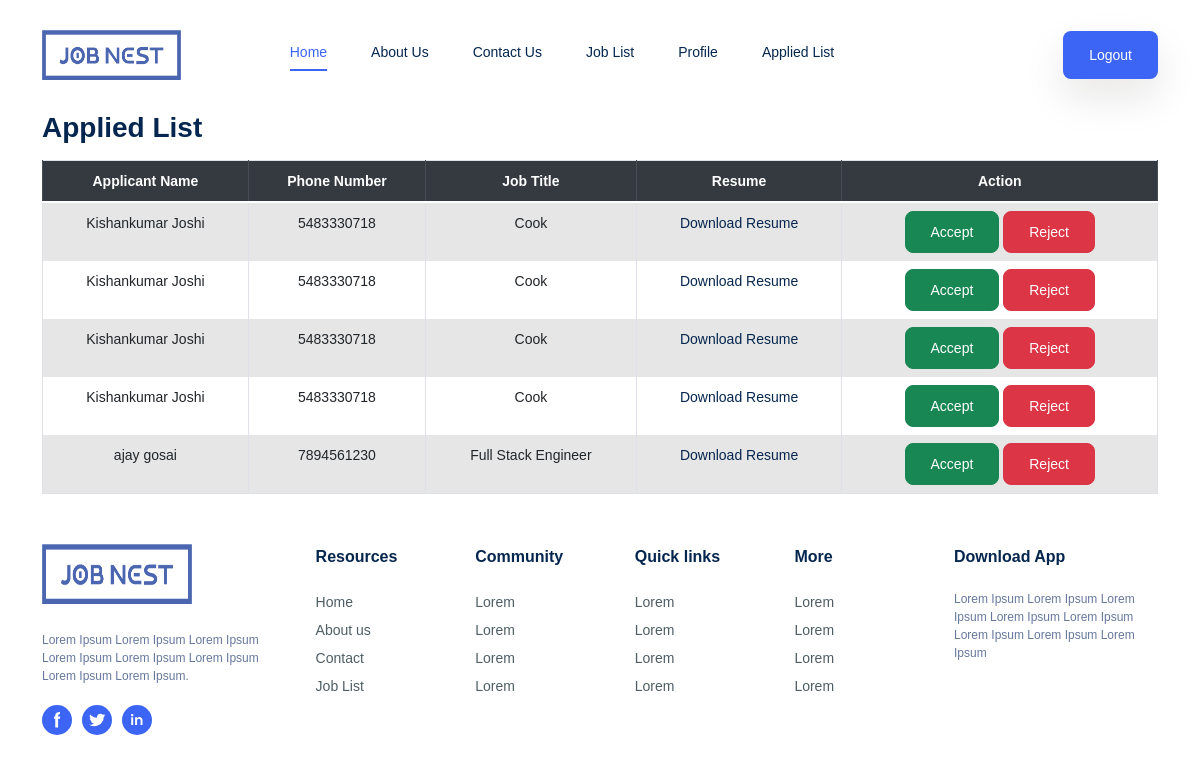
Screenshot of /applied-list.php (signed in) with the database file from the repository.
### tables this page shows
CREATE TABLE `tbl_application` (
  `Application_id` int(11) NOT NULL,
  `Job_id` int(11) NOT NULL,
  `User_id` int(11) NOT NULL,
  `Cover_Letter` blob DEFAULT NULL,
  `Resume` varchar(100) NOT NULL,
  `Applied_at` date NOT NULL,
  `status` enum('Pending','Accept','Reject') DEFAULT 'Pending'
);

CREATE TABLE `tbl_users` (
  `User_id` int(11) NOT NULL,
  `First_Name` varchar(40) NOT NULL,
  `Last_Name` varchar(40) NOT NULL,
  `Email` varchar(80) NOT NULL,
  `Password` varchar(50) NOT NULL,
  `Phone` bigint(20) NOT NULL,
  `User` varchar(20) NOT NULL,
  `Status` int(11) NOT NULL
);

CREATE TABLE `tbl_jobs` (
  `Job_id` int(11) NOT NULL,
  `Company` varchar(50) NOT NULL,
  `Logo` varchar(255) NOT NULL,
  `Title` varchar(50) NOT NULL,
  `Description` varchar(250) NOT NULL,
  `Location` varchar(250) NOT NULL,
  `Salary` float NOT NULL,
  `Industry` varchar(50) NOT NULL,
  `Job_type` varchar(50) NOT NULL,
  `Job_level` varchar(50) NOT NULL,
  `Experience` int(11) NOT NULL,
  `Deadline` date NOT NULL,
  `Posted_at` date NOT NULL,
  `User_id` int(11) NOT NULL,
  `Status` int(11) NOT NULL
);

### applied-list.php (the view, shortened to what this page needs)
<?php
include('include/head.php');
include('include/header.php');
require_once 'include/config.php';
$user_id = $_SESSION["User_id"];
$query = "SELECT CONCAT(u.first_name, ' ', u.last_name) AS full_name, u.phone, a.Application_id, a.Resume, j.Title
          FROM tbl_users u
          JOIN tbl_application a ON u.user_id = a.user_id
          JOIN tbl_jobs j ON j.job_id = a.job_id
          WHERE j.user_id = ?";
$stmt = $dbconnection->prepare($query);
$stmt->bind_param("i", $user_id);
$stmt->execute();
$result = $stmt->get_result();
?>
<main class="main">
    <div class="container">
        <h3 class="mt-0 mb-15 color-brand-1">Applied List</h3>
        <table class="table table-striped table-bordered table-hover">
            <thead class="thead-dark">
                <tr class="text-center">
                    <th>Applicant Name</th>
                    <th>Phone Number</th>
                    <th>Job Title</th>
                    <th>Resume</th>
                    <th>Action</th>
                </tr>
            </thead>
            <tbody>
            <?php while ($row = $result->fetch_assoc()): ?>
                <tr class="text-center">
                    <td><?php echo htmlspecialchars($row['full_name']); ?></td>
                    <td><?php echo htmlspecialchars($row['phone']); ?></td>
                    <td><?php echo htmlspecialchars($row['Title']); ?></td>
                    <td>
                        <?php if ($row['Resume']): ?>
                            <a href="<?php echo htmlspecialchars($row['Resume']); ?>" download>Download Resume</a>
                        <?php else: ?>
                            No Resume Uploaded
                        <?php endif; ?>
                    </td>
                    <td>
                        <form method="post" action="">
                            <button type="submit" name="action" value="Accept" class="btn btn-success">Accept</button>
                            <button type="submit" name="action" value="Reject" class="btn btn-danger">Reject</button>
                        </form>
                    </td>
                </tr>
            <?php endwhile; ?>
            </tbody>
        </table>
    </div>
</main>
<?php
    include ('include/footer.php');
?>
</body>
</html>

### rows the page displays
tbl_application: full_name "Kishankumar Joshi", User.Phone "5483330718", Job.Title "Cook"
tbl_application: full_name "Kishankumar Joshi", User.Phone "5483330718", Job.Title "Cook"
tbl_application: full_name "Kishankumar Joshi", User.Phone "5483330718", Job.Title "Cook"
tbl_application: full_name "Kishankumar Joshi", User.Phone "5483330718", Job.Title "Cook"
tbl_application: full_name "ajay gosai", User.Phone "7894561230", Job.Title "Full Stack Engineer"
